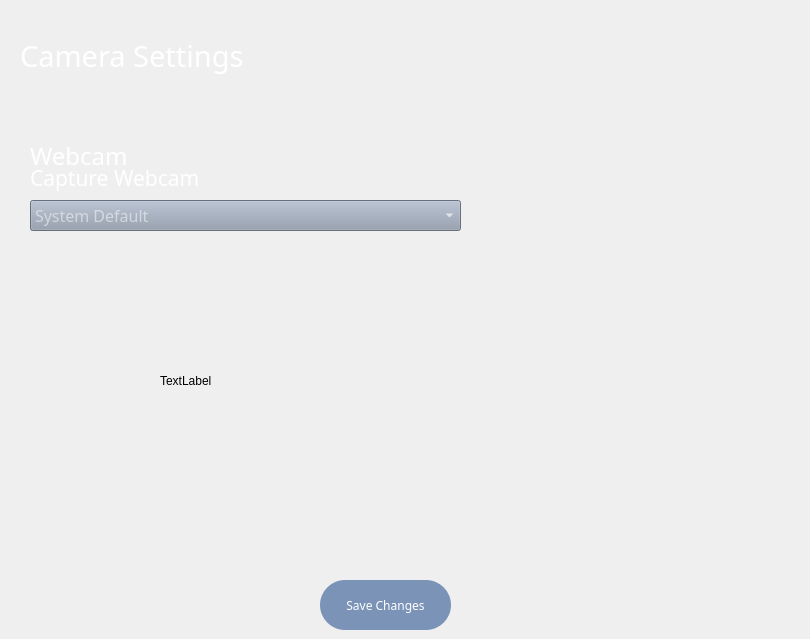
      <widget class="QWidget" name="page_5">
       <widget class="QPushButton" name="removeProfileBtn_4">
        <property name="geometry">
         <rect>
          <x>320</x>
          <y>580</y>
          <width>131</width>
          <height>50</height>
         </rect>
        </property>
        <property name="font">
         <font>
          <family>Eras Bold ITC</family>
         </font>
        </property>
        <property name="cursor">
         <cursorShape>PointingHandCursor</cursorShape>
        </property>
        <property name="styleSheet">
         <string notr="true">QPushButton {
    border-radius: 25px;

      color: rgb(255, 255, 255);

      background-color: rgb(122, 147, 183);
}

QPushButton:hover {

      background-color: rgb(145, 176, 218);
}</string>
        </property>
        <property name="text">
         <string>Save Changes</string>
        </property>
       </widget>
       <widget class="QLabel" name="label_25">
        <property name="geometry">
         <rect>
          <x>30</x>
          <y>130</y>
          <width>251</width>
          <height>51</height>
         </rect>
        </property>
        <property name="font">
         <font>
          <family>Eras Bold ITC</family>
          <pointsize>18</pointsize>
         </font>
        </property>
        <property name="styleSheet">
         <string notr="true">color: rgb(255, 255, 255);</string>
        </property>
        <property name="text">
         <string>Webcam</string>
        </property>
       </widget>
       <widget class="QLabel" name="label_43">
        <property name="geometry">
         <rect>
          <x>20</x>
          <y>30</y>
          <width>251</width>
          <height>51</height>
         </rect>
        </property>
        <property name="font">
         <font>
          <family>Eras Bold ITC</family>
          <pointsize>22</pointsize>
         </font>
        </property>
        <property name="styleSheet">
         <string notr="true">color: rgb(255, 255, 255);</string>
        </property>
        <property name="text">
         <string>Camera Settings</string>
        </property>
       </widget>
       <widget class="QComboBox" name="CameraSelection">
        <property name="geometry">
         <rect>
          <x>30</x>
          <y>200</y>
          <width>431</width>
          <height>31</height>
         </rect>
        </property>
        <property name="font">
         <font>
          <family>Eras Demi ITC</family>
          <pointsize>12</pointsize>
         </font>
        </property>
        <property name="styleSheet">
         <string notr="true">background-color: rgb(144, 155, 172);
color: rgb(255, 255, 255);</string>
        </property>
        <property name="placeholderText">
         <string>System Default</string>
        </property>
       </widget>
       <widget class="QLabel" name="label_46">
        <property name="geometry">
         <rect>
          <x>30</x>
          <y>152</y>
          <width>251</width>
          <height>51</height>
         </rect>
        </property>
        <property name="font">
         <font>
          <family>Eras Demi ITC</family>
          <pointsize>16</pointsize>
         </font>
        </property>
        <property name="styleSheet">
         <string notr="true">color: rgb(255, 255, 255);</string>
        </property>
        <property name="text">
         <string>Capture Webcam</string>
        </property>
       </widget>
       <widget class="QLabel" name="label_47">
        <property name="geometry">
         <rect>
          <x>0</x>
          <y>0</y>
          <width>801</width>
          <height>111</height>
         </rect>
        </property>
        <property name="text">
         <string/>
        </property>
        <property name="pixmap">
         <pixmap>Images/Backdrops/HeaderBackGround.png</pixmap>
        </property>
        <property name="scaledContents">
         <bool>true</bool>
        </property>
       </widget>
       <widget class="QLabel" name="CameraPreview">
        <property name="geometry">
         <rect>
          <x>160</x>
          <y>300</y>
          <width>241</width>
          <height>161</height>
         </rect>
        </property>
        <property name="text">
         <string>TextLabel</string>
        </property>
       </widget>
       <zorder>label_47</zorder>
       <zorder>removeProfileBtn_4</zorder>
       <zorder>label_25</zorder>
       <zorder>label_43</zorder>
       <zorder>CameraSelection</zorder>
       <zorder>label_46</zorder>
       <zorder>CameraPreview</zorder>
      </widget>
